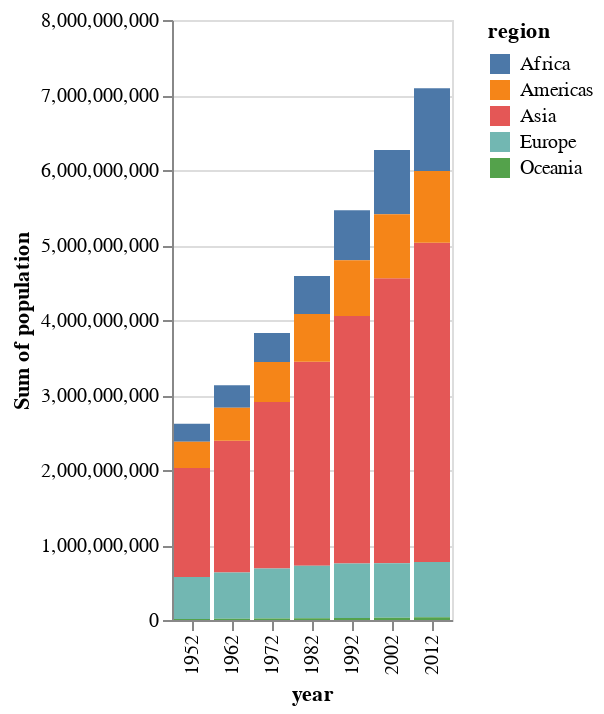

Here is the notebook cell this chart was saved with:
### Markdown cell above
---
## Task 2: Global Carbon Emissions
### Comparison Strategies
When analyzing change over time, the way we structure our visualization dramatically affects the story we can tell. Different stacking and grouping approaches reveal different aspects of temporal patterns. Today we'll explore three techniques for comparing categories across time periods.

**Exploratory Question**: *How has global CO2 emissions shifted between regions from 1952 to 2002, and what's the best way to show both absolute growth and changing proportions?*

### Part A: Stacked Temporal Bar Chart
**Purpose**: Show total population growth AND regional contributions

Create a visualization with the following specs:
- Use the **`bar`** mark
- Use the provided historical data from years 1952,1962,1972,1982,1992,2002,2012
- Encode year (`year`) on the **x channel** as ordinal data
- Encode sum of population (`sum(population)`) on the **y channel**
- Encode region (`region`) on the **color channel** for automatic stacking

### Code cell
### Data Wrangling

# If year column is an integer, then make a subset, otherwise first convert to int
if np.issubdtype(gapminder['year'].dtype, np.datetime64):
    gapminder['year'] = gapminder['year'].dt.year
subset = gapminder[gapminder.year.isin([1952,1962,1972,1982,1992,2002,2012])]


# Stacked bar showing population by continent over time
stacked_bar = alt.Chart(subset).mark_bar(strokeWidth = 10).encode(x = "year:O", y ="sum(population):Q", color = "region:N")
stacked_bar

### Figure 1 — Vega-Lite specification as saved in the notebook (floating-point values rounded to 4 significant figures; data arrays with more than 128 entries replaced by an {"elided": "..."} marker saying what was removed)
{"config": {"view": {"continuousWidth": 300, "continuousHeight": 300}}, "data": {"name": "data-7c87b9d432ca829e70c0c6b80a0319e2"}, "mark": {"type": "bar", "strokeWidth": 10}, "encoding": {"color": {"field": "region", "type": "nominal"}, "x": {"field": "year", "type": "ordinal"}, "y": {"aggregate": "sum", "field": "population", "type": "quantitative"}}, "$schema": "https://vega.github.io/schema/vega-lite/v5.20.1.json", "datasets": {"data-7c87b9d432ca829e70c0c6b80a0319e2": {"elided": "1246 records"}}}
